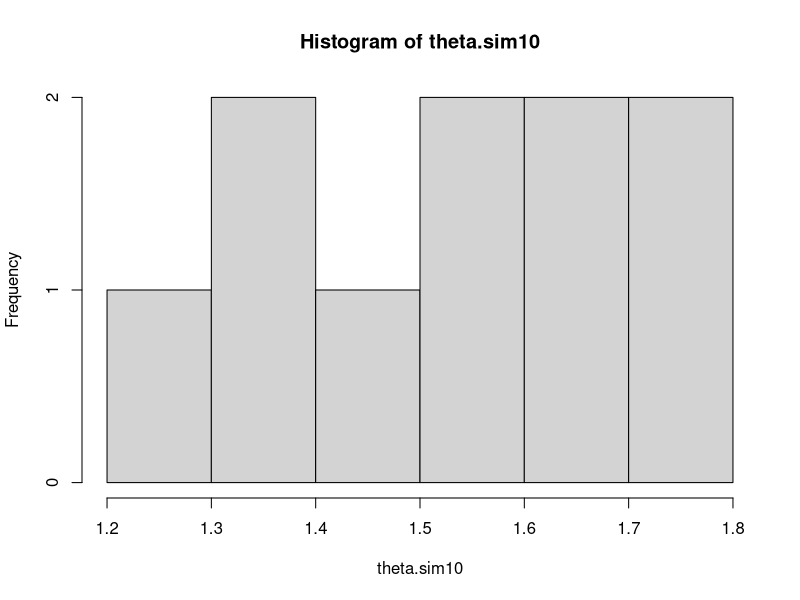
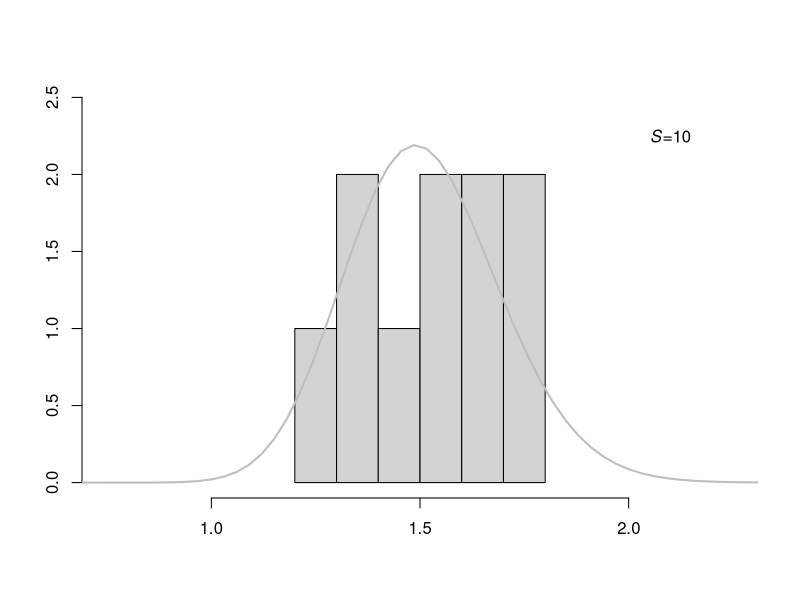
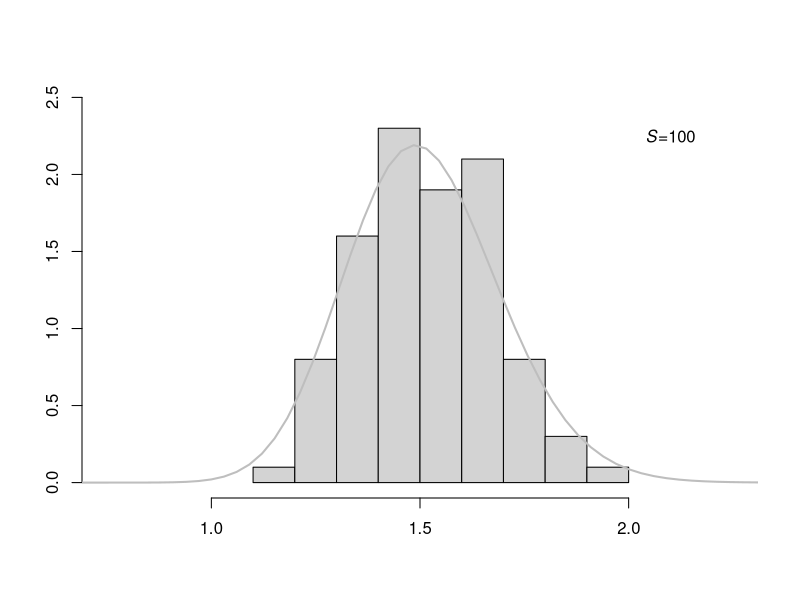
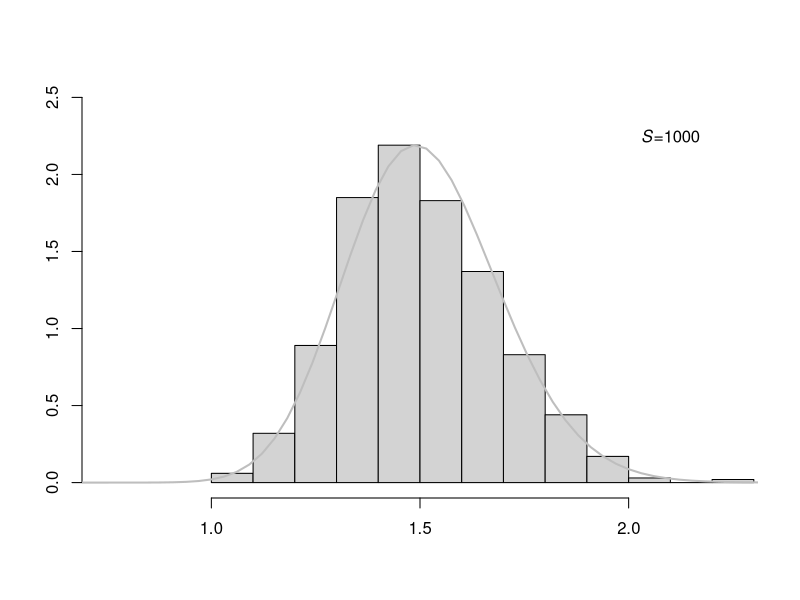
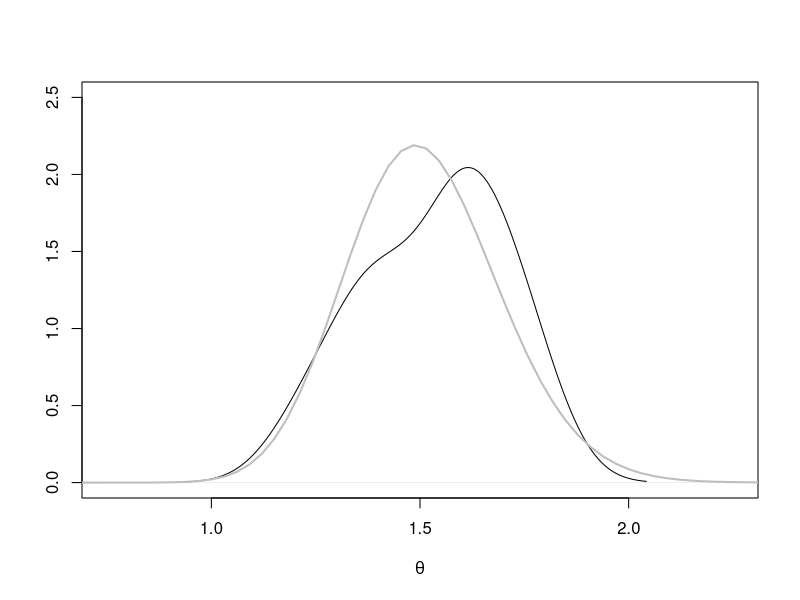
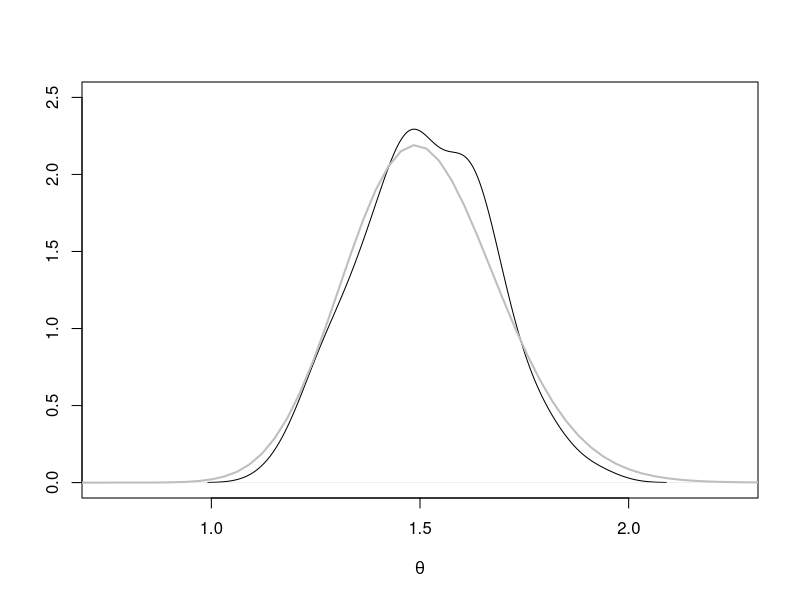
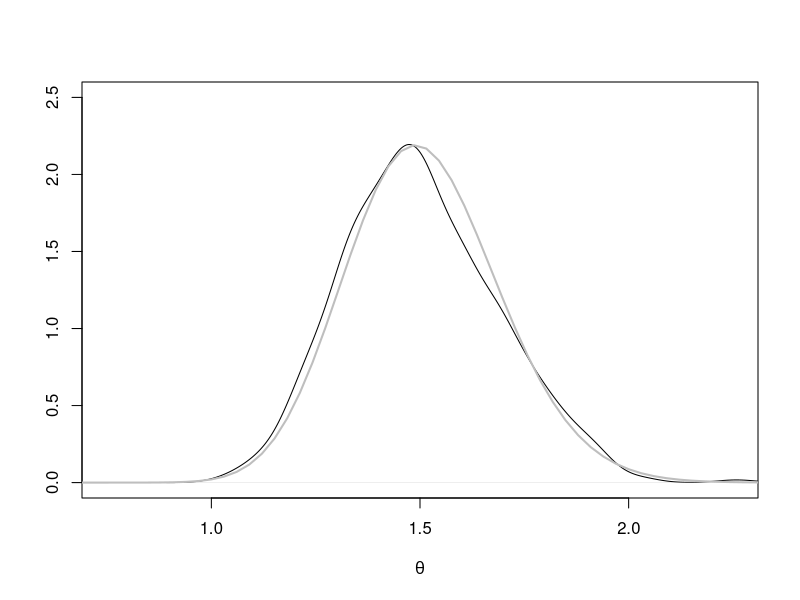
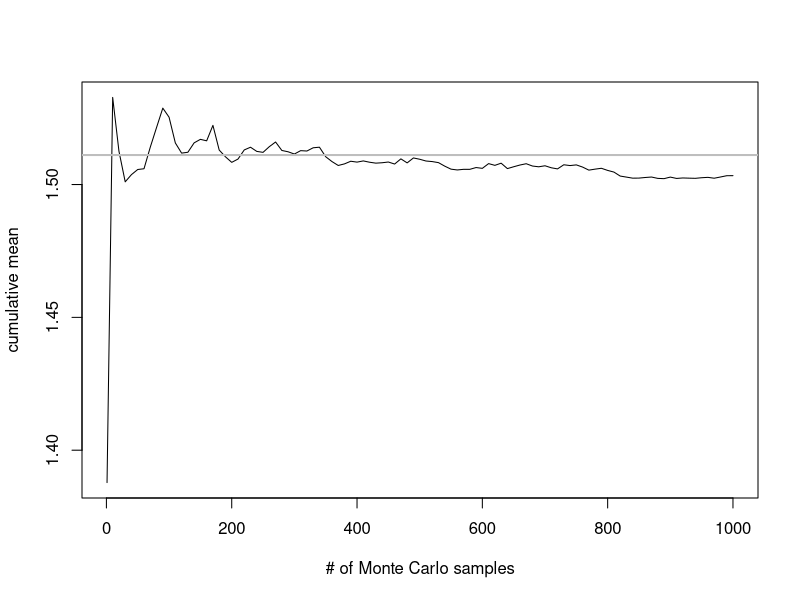

Recreate these plots in R, in order.
## ---- chunk 1

set.seed(1)
a<-68 ; b<-45
set.seed(1)
theta.support<-seq(0,3,length=100)
theta.sim10<-rgamma(10,a,b)
theta.sim100<-rgamma(100,a,b)
theta.sim1000<-rgamma(1000,a,b)

## ---- chunk 2

xlim<-c(.75,2.25)
ylim=c(0,2.5)
lty=1
hist(theta.sim10)
hist(theta.sim10, prob=T,xlab="", xlim=xlim, ylim=ylim,main="",ylab="")
lines(theta.support,dgamma(theta.support,a,b),col="gray",lwd=2,lty=lty)
text(2.1,2.25,expression(paste(italic(S),"=10",sep="")))

hist( theta.sim100, prob=T,xlim=xlim,ylim=ylim,xlab="",main="" ,ylab="")
lines(theta.support,dgamma(theta.support,a,b),col="gray",lwd=2,lty=lty)
text(2.1,2.25,expression(paste(italic(S),"=100",sep="")))



hist( theta.sim1000, prob=T,xlim=xlim,ylim=ylim,xlab="",main="" ,ylab="")
lines(theta.support,dgamma(theta.support,a,b),col="gray",lwd=2,lty=lty)
text(2.1,2.25,expression(paste(italic(S),"=1000",sep="")))


plot(density(theta.sim10),xlim=xlim,ylim=ylim,xlab=expression(theta),main="",ylab="")
lines(theta.support,dgamma(theta.support,a,b),col="gray",lwd=2,lty=lty)

plot(density(theta.sim100),xlim=xlim,ylim=ylim,xlab=expression(theta),main="",ylab="")
lines(theta.support,dgamma(theta.support,a,b),col="gray",lwd=2,lty=lty)

plot(density(theta.sim1000),xlim=xlim,ylim=ylim,xlab=expression(theta),main="",ylab="")
lines(theta.support,dgamma(theta.support,a,b),col="gray",lwd=2,lty=lty)

## ---- chunk 3
set.seed(1)
a<-2  ; b<-1
sy<-66; n<-44

theta.sim10<-rgamma(10,a+sy,b+n)
theta.sim100<-rgamma(100,a+sy,b+n)
theta.sim1000<-rgamma(1000,a+sy,b+n)

(a+sy)/(b+n) 

mean(theta.sim10)
mean(theta.sim100)
mean(theta.sim1000)
## ---- chunk 4
pgamma(1.75,a+sy,b+n)

mean( theta.sim10<1.75)
mean( theta.sim100<1.75)
mean( theta.sim1000<1.75)
## ---- chunk 5
qgamma(c(.025,.975),a+sy,b+n)
quantile( theta.sim10, c(.025,.975))
quantile( theta.sim100, c(.025,.975))
quantile( theta.sim1000, c(.025,.975))
## ---- chunk 6
set.seed(1)
a<-2   ; b<-1
sy<-66 ; n<-44

nsim<-1000
theta.sim<-rgamma(nsim,a+sy,b+n)

#cumulative mean

cmean<-cumsum(theta.sim)/(1:nsim)
cvar<- cumsum(theta.sim^2)/(1:nsim) - cmean^2
ccdf<- cumsum(theta.sim<1.75)/ (1:nsim)
cq<-NULL
for(j in 1:nsim){ cq<-c(cq,quantile(theta.sim[1:j],probs=0.975)) }

sseq<- c(1,(1:100)*(nsim/100))
cmean<-cmean[sseq] 
cq<-cq[sseq] 
ccdf<-ccdf[sseq] 

plot(sseq,cmean,type="l",xlab="# of Monte Carlo samples",ylab="cumulative mean",
     col="black")
abline(h= (a+sy)/(b+n),col="gray",lwd=2)

plot(sseq,ccdf,type="l",xlab="# of Monte Carlo samples",ylab="cumulative cdf at 1.75",col="black")
abline(h= pgamma(1.75,a+sy,b+n),col="gray",lwd=2)

plot(sseq,cq,type="l",xlab="# of Monte Carlo samples",ylab="cumulative 97.5% quantile",col="black")
abline(h= qgamma(.975,a+sy,b+n),col="gray",lwd=2)

## ---- chunk 7
mu0<-1.9 ; t20 <-0.95^2 ; s20<-.01 ; nu0<-1
y<-c (1.64 ,1.70 ,1.72 ,1.74 ,1.82 ,1.82 ,1.82 ,1.90 ,2.08)

G<-100 ; H<-100
mean.grid<-seq (1.505 ,2.00 , length=G)
prec.grid<-seq (1.75 ,175 , length=H)
post.grid<-matrix (nrow=G, ncol=H)
for(g in 1:G) {
  for(h in 1:H) {
  post.grid[ g , h]<- dnorm(mean.grid[ g ] , mu0, sqrt( t20 ) ) * dgamma( prec.grid[ h ] , nu0 /2 , s20 *nu0/2 ) * prod (dnorm(y , mean.grid[ g ] ,1/ sqrt( prec.grid[ h ] ) ) )
}}
post.grid<-post.grid /sum( post.grid )

mean.post<- apply(post.grid,1,sum)
par(mfrow=c(1,3))
image( mean.grid,prec.grid,post.grid,col=gray( (10:0)/10 ),
     xlab=expression(theta), ylab=expression(tilde(sigma)^2) )
plot(mean.grid,mean.post, main= "Discrete approximation", type="l",xlab=expression(theta),
 ylab=expression( paste(italic("p("),
     theta,"|",italic(y[1]),"...",italic(y[n]),")",sep="")))

prec.post<-apply(post.grid,2,sum)
plot(prec.grid,prec.post,type="l",xlab=expression(tilde(sigma)^2),
     ylab=expression( paste(italic("p("),
     tilde(sigma)^2,"|",italic(y[1]),"...",italic(y[n]),")",sep=""))) 
par(mfrow=c(1,1))
## ---- chunk 8
### data
mean.y<-mean( y ) ; var.y<-var (y) ; n<-length (y)
## starting values
set.seed(1)
S<-1000
PHI<-matrix(nrow=S,ncol=2)
PHI[1,]<-phi<-c( mean.y, 1/var.y)

## Gibbs sampling algorithm
for(s in 2:S) {

# generate a new theta value from its full conditional
mun<-  ( mu0/t20 + n*mean.y*phi[2] ) / ( 1/t20 + n*phi[2] )
t2n<- 1/( 1/t20 + n*phi[2] )
phi[1]<-rnorm(1, mun, sqrt(t2n) )

# generate a new sigma^2 value from its full conditional
nun<- nu0+n
s2n<- (nu0*s20 + (n-1)*var.y + n*(mean.y-phi[1])^2 ) /nun
phi[2]<- rgamma(1, nun/2, nun*s2n/2)

PHI[s,]<-phi         }
## ---- chunk 9
par(mfrow=c(1,3),mar=c(2.75,2.75,.5,.5),mgp=c(1.70,.70,0))
m1<-5
plot( PHI[1:m1,],type="l",xlim=range(PHI[1:100,1]), ylim=range(PHI[1:100,2]),
       lty=1,col="gray",xlab=expression(theta),ylab=expression(tilde(sigma)^2))
text(  PHI[1:m1,1], PHI[1:m1,2], c(1:m1) )

m1<-15
plot( PHI[1:m1,],type="l",xlim=range(PHI[1:100,1]), ylim=range(PHI[1:100,2]),
       lty=1,col="gray",xlab=expression(theta),ylab=expression(tilde(sigma)^2))
text(  PHI[1:m1,1], PHI[1:m1,2], c(1:m1) )

m1<-100
plot( PHI[1:m1,],type="l",xlim=range(PHI[1:100,1]), ylim=range(PHI[1:100,2]),
       lty=1,col="gray",xlab=expression(theta),ylab=expression(tilde(sigma)^2))
text(  PHI[1:m1,1], PHI[1:m1,2], c(1:m1) )

## ---- chunk 10
#### Posterior quantiles
# CI for the population mean
quantile(PHI[,1],c(.025,.5,.975))
# CI for the population precision
quantile(PHI[,2],c(.025,.5, .975))
# CI for population standard deviation
quantile(1/sqrt(PHI[,2]),c(.025,.5, .975))

## ---- chunk 11
par(mfrow=c(1,3),mar=c(2.75,2.75,.5,.5),mgp=c(1.70,.70,0))
sseq<-1:1000


image( mean.grid,prec.grid,post.grid,col=gray( (10:0)/10 ),
     xlab=expression(theta), ylab=expression(tilde(sigma)^2) ,
     xlim=range(PHI[,1]),ylim=range(PHI[,2]) )
points(PHI[sseq,1],PHI[sseq,2],pch=".",cex=1.25 )

plot(density(PHI[,1],adj=2),  xlab=expression(theta),main="",
     xlim=c(1.55,2.05),
 ylab=expression( paste(italic("p("),
     theta,"|",italic(y[1]),"...",italic(y[n]),")",sep="")))
abline(v=quantile(PHI[,1],prob=c(.025,.975)),lwd=2,col="gray")

## t-test based confidence interval
n<-length(y) ; ybar<-mean(y) ; s2<-var(y)
ybar+qt( c(.025,.975), n-1) *sqrt(s2/n)
abline( v= ybar+qt( c(.025,.975), n-1) *sqrt(s2/n), col="black",lwd=1)

plot(density(PHI[,2],adj=2), xlab=expression(tilde(sigma)^2),main="",
     ylab=expression( paste(italic("p("),
     tilde(sigma)^2,"|",italic(y[1]),"...",italic(y[n]),")",sep=""))) 
## ---- chunk 12
#### MH algorithm for one-sample normal problem with 

## Setup
s2<-1 
t2<-10 ; mu<-5

set.seed(1)
n<-5
y<-round(rnorm(n,10,1),2)

mu.n<-( mean(y)*n/s2 + mu/t2 )/( n/s2+1/t2) 
t2.n<-1/(n/s2+1/t2)

## MCMC
s2<-1 ; t2<-10 ; mu<-5 
y<-c(9.37, 10.18, 9.16, 11.60, 10.33)
theta<-0 ; delta<-2 ; S<-10000 ; THETA<-NULL ; set.seed(1)

for(s in 1:S)
{

  theta.star<-rnorm(1,theta,sqrt(delta))

  log.r<-( sum(dnorm(y,theta.star,sqrt(s2),log=TRUE)) +
               dnorm(theta.star,mu,sqrt(t2),log=TRUE) )  -
         ( sum(dnorm(y,theta,sqrt(s2),log=TRUE)) +
               dnorm(theta,mu,sqrt(t2),log=TRUE) ) 

  if(log(runif(1))<log.r) { theta<-theta.star }

  THETA<-c(THETA,theta)

}
## ---- chunk 13
par(mar=c(3,3,1,1),mgp=c(1.75,.75,0))
par(mfrow=c(1,2))

skeep<-seq(10,S,by=10)
plot(skeep,THETA[skeep],type="l",xlab="iteration",ylab=expression(theta))

hist(THETA[-(1:50)],prob=TRUE,main="",xlab=expression(theta),ylab="density")
th<-seq(min(THETA),max(THETA),length=100)
lines(th,dnorm(th,mu.n,sqrt(t2.n)) )
## ---- chunk 14
#### MH algorithm with different proposal distributions

ACR<-ACF<-NULL
THETAA<-NULL
for(delta2 in 2^c(-5,-1,1,5,7) ) {
set.seed(1)
THETA<-NULL
S<-10000
theta<-0
acs<-0
delta<-2

for(s in 1:S) 
{

  theta.star<-rnorm(1,theta,sqrt(delta2))
  log.r<-sum( dnorm(y,theta.star,sqrt(s2),log=TRUE)-
              dnorm(y,theta,sqrt(s2),log=TRUE)  )  +
      dnorm(theta.star,mu,sqrt(t2),log=TRUE)-dnorm(theta,mu,sqrt(t2),log=TRUE) 

  if(log(runif(1))<log.r)  { theta<-theta.star ; acs<-acs+1 }
  THETA<-c(THETA,theta) 

}
#plot(THETA[1:1000])

#ACR<-c(ACR,acs/s) 
#ACF<-c(ACF,acf(THETA,plot=FALSE)$acf[2]  )
THETAA<-cbind(THETAA,THETA)
}
#plot(ACR,ACF) ; lines(ACR,ACF)

par(mfrow=c(1,3),mar=c(2.75,2.75,.5,.5),mgp=c(1.7,.7,0))
laby<-c(expression(theta),"","","","")

for(k in c(1,3,5)) {
plot(THETAA[1:500,k],type="l",xlab="iteration",ylab=laby[k], 
    ylim=range(THETAA) )
abline(h=mu.n,lty=2)
                  }
